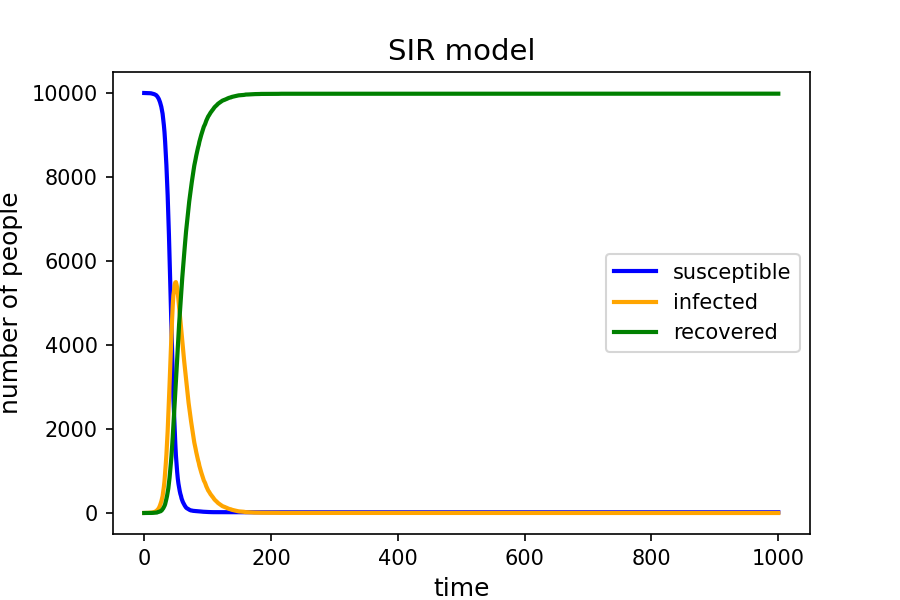

Recreate this plot in Python.
# import necessary libraries
import numpy as np
import matplotlib.pyplot as plt

# define the basic variables of the model
S = 9999
I = 1
R = 0
N = 10000
beta = 0.3
gamma = 0.05

#create array for each variables
arr_S = [S]
arr_I = [I]
arr_R = [R]

'''
What I will need:
For each time step in 1000 steps:
    1. Calculate infection probability: infection_rate = beta * (I / N)
    2. Randomly select new_infected individuals from S using np.random.choice
    3. Randomly select new_recover individuals from I using np.random.choice
    4. Update the population numbers:
        S = S - new_infected
        I = I + new_infected - new_recover
        R = R + new_recover
    5. Append S, I, R to their respective arrays

'''

#coding of the time loop
for i in range(1000):
    infection_rate = beta * I / N
    new_infected = np.random.choice([0, 1], S, p=[1 - infection_rate, infection_rate]).sum()
    new_recover = np.random.choice([0, 1], I, p=[1 - gamma, gamma]).sum()
    S -= new_infected
    I += new_infected
    I -= new_recover
    R += new_recover
    arr_S.append(S)
    arr_I.append(I)
    arr_R.append(R)

#plot the result
data_S = np.array(arr_S)
data_I = np.array(arr_I)
data_R = np.array(arr_R)
plt.figure(figsize=(6,4), dpi=150)
plt.plot(data_S,color="blue",linewidth=2,label="susceptible")
plt.plot(data_I,color="orange",linewidth=2,label="infected")
plt.plot(data_R,color="green",linewidth=2,label="recovered")
plt.title("SIR model", fontsize = 14)
plt.xlabel("time",fontsize=12)
plt.ylabel("number of people",fontsize=12)
plt.legend()
plt.savefig("SIR.png")
plt.show()
